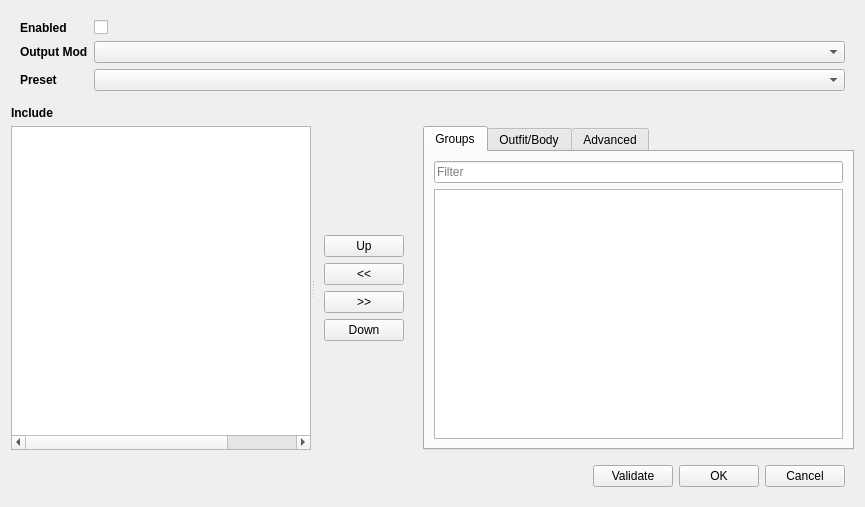
<?xml version="1.0" encoding="UTF-8"?>
<ui version="4.0">
 <class>EditBuild</class>
 <widget class="QDialog" name="EditBuild">
  <property name="geometry">
   <rect>
    <x>0</x>
    <y>0</y>
    <width>865</width>
    <height>507</height>
   </rect>
  </property>
  <property name="windowTitle">
   <string>BSBB - Edit Build</string>
  </property>
  <property name="modal">
   <bool>true</bool>
  </property>
  <layout class="QVBoxLayout" name="verticalLayout">
   <item>
    <widget class="QWidget" name="buildSettingsWidget" native="true">
     <property name="sizePolicy">
      <sizepolicy hsizetype="Preferred" vsizetype="Fixed">
       <horstretch>0</horstretch>
       <verstretch>0</verstretch>
      </sizepolicy>
     </property>
     <layout class="QFormLayout" name="buildSettingsLayout">
      <property name="fieldGrowthPolicy">
       <enum>QFormLayout::AllNonFixedFieldsGrow</enum>
      </property>
      <item row="0" column="0">
       <widget class="QLabel" name="enabledLabel">
        <property name="styleSheet">
         <string notr="true">font-weight: bold;</string>
        </property>
        <property name="text">
         <string>Enabled</string>
        </property>
       </widget>
      </item>
      <item row="0" column="1">
       <widget class="QCheckBox" name="enabledCheckBox">
        <property name="whatsThis">
         <string>Can disable rules you want to temporarily not use</string>
        </property>
       </widget>
      </item>
      <item row="1" column="0">
       <widget class="QLabel" name="outputModLabel">
        <property name="styleSheet">
         <string notr="true">font-weight: bold;</string>
        </property>
        <property name="text">
         <string>Output Mod</string>
        </property>
       </widget>
      </item>
      <item row="1" column="1">
       <widget class="QComboBox" name="outputModComboBox">
        <property name="whatsThis">
         <string>&lt;html&gt;&lt;head/&gt;&lt;body&gt;&lt;p&gt;Output mod to place the built meshes into. This can be the same across multiple builds.&lt;/p&gt;&lt;p&gt;If &amp;quot;Delete meshes pre-build&amp;quot; setting enabled, the meshes folder will be emptied before builds start running.&lt;/p&gt;&lt;/body&gt;&lt;/html&gt;</string>
        </property>
       </widget>
      </item>
      <item row="2" column="0">
       <widget class="QLabel" name="presetLabel">
        <property name="styleSheet">
         <string notr="true">font-weight: bold;</string>
        </property>
        <property name="text">
         <string>Preset</string>
        </property>
       </widget>
      </item>
      <item row="2" column="1">
       <widget class="QComboBox" name="presetComboBox">
        <property name="whatsThis">
         <string>&lt;html&gt;&lt;head/&gt;&lt;body&gt;&lt;p&gt;BodySlide Preset to use for this build.&lt;/p&gt;&lt;p&gt;NOTE: BSBB does not validate that you have selected a valid preset for the Outfits and Bodies you have included.&lt;/p&gt;&lt;/body&gt;&lt;/html&gt;</string>
        </property>
       </widget>
      </item>
     </layout>
    </widget>
   </item>
   <item>
    <widget class="QLabel" name="includeHeadingLabel">
     <property name="sizePolicy">
      <sizepolicy hsizetype="Preferred" vsizetype="Fixed">
       <horstretch>0</horstretch>
       <verstretch>0</verstretch>
      </sizepolicy>
     </property>
     <property name="styleSheet">
      <string notr="true">font-weight: bold;</string>
     </property>
     <property name="text">
      <string>Include</string>
     </property>
    </widget>
   </item>
   <item>
    <widget class="QSplitter" name="splitter">
     <property name="sizePolicy">
      <sizepolicy hsizetype="Expanding" vsizetype="Preferred">
       <horstretch>0</horstretch>
       <verstretch>0</verstretch>
      </sizepolicy>
     </property>
     <property name="frameShape">
      <enum>QFrame::NoFrame</enum>
     </property>
     <property name="midLineWidth">
      <number>0</number>
     </property>
     <property name="orientation">
      <enum>Qt::Horizontal</enum>
     </property>
     <property name="opaqueResize">
      <bool>true</bool>
     </property>
     <property name="childrenCollapsible">
      <bool>false</bool>
     </property>
     <widget class="QTreeWidget" name="includeTree">
      <property name="sizePolicy">
       <sizepolicy hsizetype="Expanding" vsizetype="Expanding">
        <horstretch>0</horstretch>
        <verstretch>0</verstretch>
       </sizepolicy>
      </property>
      <property name="minimumSize">
       <size>
        <width>300</width>
        <height>200</height>
       </size>
      </property>
      <property name="whatsThis">
       <string>&lt;html&gt;&lt;head/&gt;&lt;body&gt;&lt;p&gt;List of items to include / exclude from this build.&lt;/p&gt;&lt;p&gt;Outfits / Bodies that are:&lt;/p&gt;&lt;p&gt;&lt;span style=&quot; font-weight:600;&quot;&gt;Excluded&lt;/span&gt;: Will never be included in build. Order of these does not matter.&lt;/p&gt;&lt;p&gt;&lt;span style=&quot; font-weight:600;&quot;&gt;Included&lt;/span&gt;: Will be added to build, as long as not excluded, but can be filtered out by Keep / Remove. Order of these does not matter.&lt;/p&gt;&lt;p&gt;The following are processed in order top to bottom to filter alternatives out ideally down to a single entry per output mesh. Any that still have alternatives will show up when Validation runs checking for conflicts.&lt;/p&gt;&lt;p&gt;&lt;span style=&quot; font-weight:600;&quot;&gt;Keep&lt;/span&gt;: When alternative meshes exist in the included build list, keep will remove any that don't match, unless doing so will remove all.&lt;/p&gt;&lt;p&gt;&lt;span style=&quot; font-weight:600;&quot;&gt;Remove&lt;/span&gt;: When alternative meshes exist in the included build list, remove will remove any that match, unless doing so will remove all.&lt;/p&gt;&lt;/body&gt;&lt;/html&gt;</string>
      </property>
      <property name="selectionMode">
       <enum>QAbstractItemView::ExtendedSelection</enum>
      </property>
      <property name="selectionBehavior">
       <enum>QAbstractItemView::SelectRows</enum>
      </property>
      <property name="indentation">
       <number>5</number>
      </property>
      <property name="headerHidden">
       <bool>true</bool>
      </property>
      <attribute name="headerVisible">
       <bool>false</bool>
      </attribute>
      <column>
       <property name="text">
        <string>Icon</string>
       </property>
       <property name="textAlignment">
        <set>AlignTrailing|AlignVCenter</set>
       </property>
      </column>
      <column>
       <property name="text">
        <string>Name</string>
       </property>
      </column>
      <column>
       <property name="text">
        <string>Type</string>
       </property>
      </column>
      <column>
       <property name="text">
        <string>Uses</string>
       </property>
      </column>
     </widget>
     <widget class="QWidget" name="layoutWidget">
      <layout class="QHBoxLayout" name="horizontalLayout_2">
       <property name="spacing">
        <number>10</number>
       </property>
       <property name="sizeConstraint">
        <enum>QLayout::SetDefaultConstraint</enum>
       </property>
       <item>
        <widget class="QWidget" name="centerButtonsWidget" native="true">
         <property name="sizePolicy">
          <sizepolicy hsizetype="Fixed" vsizetype="Preferred">
           <horstretch>0</horstretch>
           <verstretch>0</verstretch>
          </sizepolicy>
         </property>
         <layout class="QVBoxLayout" name="centerButtonsLayout">
          <property name="sizeConstraint">
           <enum>QLayout::SetFixedSize</enum>
          </property>
          <item>
           <widget class="QPushButton" name="upButton">
            <property name="sizePolicy">
             <sizepolicy hsizetype="Preferred" vsizetype="Fixed">
              <horstretch>0</horstretch>
              <verstretch>0</verstretch>
             </sizepolicy>
            </property>
            <property name="whatsThis">
             <string>&lt;html&gt;&lt;head/&gt;&lt;body&gt;&lt;p&gt;Move selected items in include list up/down.&lt;/p&gt;&lt;p&gt;NOTE: Only items under &amp;quot;Ordered by Priority&amp;quot; can be moved as other sections order doesn't matter so will just be displayed alphabetically&lt;/p&gt;&lt;/body&gt;&lt;/html&gt;</string>
            </property>
            <property name="text">
             <string>Up</string>
            </property>
            <property name="autoDefault">
             <bool>false</bool>
            </property>
           </widget>
          </item>
          <item>
           <widget class="QPushButton" name="addButton">
            <property name="sizePolicy">
             <sizepolicy hsizetype="Preferred" vsizetype="Fixed">
              <horstretch>0</horstretch>
              <verstretch>0</verstretch>
             </sizepolicy>
            </property>
            <property name="whatsThis">
             <string>&lt;html&gt;&lt;head/&gt;&lt;body&gt;&lt;p&gt;Adds selected Groups or Outfits/Bodies to list as Include + Keep matching alternatives.&lt;/p&gt;&lt;p&gt;You can change this after adding via the Advanced tab&lt;/p&gt;&lt;/body&gt;&lt;/html&gt;</string>
            </property>
            <property name="text">
             <string>&lt;&lt;</string>
            </property>
            <property name="autoDefault">
             <bool>false</bool>
            </property>
           </widget>
          </item>
          <item>
           <widget class="QPushButton" name="removeButton">
            <property name="sizePolicy">
             <sizepolicy hsizetype="Preferred" vsizetype="Fixed">
              <horstretch>0</horstretch>
              <verstretch>0</verstretch>
             </sizepolicy>
            </property>
            <property name="whatsThis">
             <string>Remove currently selected entries.</string>
            </property>
            <property name="text">
             <string>&gt;&gt;</string>
            </property>
            <property name="autoDefault">
             <bool>false</bool>
            </property>
           </widget>
          </item>
          <item>
           <widget class="QPushButton" name="downButton">
            <property name="sizePolicy">
             <sizepolicy hsizetype="Preferred" vsizetype="Fixed">
              <horstretch>0</horstretch>
              <verstretch>0</verstretch>
             </sizepolicy>
            </property>
            <property name="whatsThis">
             <string>&lt;html&gt;&lt;head/&gt;&lt;body&gt;&lt;p&gt;Move selected items in include list up/down.&lt;/p&gt;&lt;p&gt;NOTE: Only items under &amp;quot;Ordered by Priority&amp;quot; can be moved as other sections order doesn't matter so will just be displayed alphabetically&lt;/p&gt;&lt;/body&gt;&lt;/html&gt;</string>
            </property>
            <property name="text">
             <string>Down</string>
            </property>
            <property name="autoDefault">
             <bool>false</bool>
            </property>
           </widget>
          </item>
         </layout>
        </widget>
       </item>
       <item>
        <widget class="QTabWidget" name="tabWidget">
         <property name="enabled">
          <bool>true</bool>
         </property>
         <property name="sizePolicy">
          <sizepolicy hsizetype="Preferred" vsizetype="Expanding">
           <horstretch>0</horstretch>
           <verstretch>0</verstretch>
          </sizepolicy>
         </property>
         <property name="currentIndex">
          <number>0</number>
         </property>
         <widget class="QWidget" name="groupsTab">
          <attribute name="title">
           <string>Groups</string>
          </attribute>
          <layout class="QVBoxLayout" name="verticalLayout_3">
           <item>
            <widget class="QLineEdit" name="groupFilter">
             <property name="sizePolicy">
              <sizepolicy hsizetype="Preferred" vsizetype="Fixed">
               <horstretch>0</horstretch>
               <verstretch>0</verstretch>
              </sizepolicy>
             </property>
             <property name="inputMethodHints">
              <set>Qt::ImhNone</set>
             </property>
             <property name="placeholderText">
              <string>Filter</string>
             </property>
             <property name="clearButtonEnabled">
              <bool>true</bool>
             </property>
            </widget>
           </item>
           <item>
            <widget class="QListWidget" name="groupList">
             <property name="sizePolicy">
              <sizepolicy hsizetype="Preferred" vsizetype="Expanding">
               <horstretch>0</horstretch>
               <verstretch>0</verstretch>
              </sizepolicy>
             </property>
             <property name="editTriggers">
              <set>QAbstractItemView::NoEditTriggers</set>
             </property>
             <property name="selectionMode">
              <enum>QAbstractItemView::ExtendedSelection</enum>
             </property>
             <property name="horizontalScrollMode">
              <enum>QAbstractItemView::ScrollPerPixel</enum>
             </property>
            </widget>
           </item>
          </layout>
         </widget>
         <widget class="QWidget" name="slidersetTab">
          <attribute name="title">
           <string>Outfit/Body</string>
          </attribute>
          <layout class="QVBoxLayout" name="verticalLayout_4">
           <item>
            <widget class="QLineEdit" name="sliderSetFilter">
             <property name="sizePolicy">
              <sizepolicy hsizetype="Expanding" vsizetype="Fixed">
               <horstretch>0</horstretch>
               <verstretch>0</verstretch>
              </sizepolicy>
             </property>
             <property name="placeholderText">
              <string>Filter</string>
             </property>
            </widget>
           </item>
           <item>
            <widget class="QListWidget" name="sliderSetList">
             <property name="sizePolicy">
              <sizepolicy hsizetype="Preferred" vsizetype="Expanding">
               <horstretch>0</horstretch>
               <verstretch>0</verstretch>
              </sizepolicy>
             </property>
             <property name="horizontalScrollBarPolicy">
              <enum>Qt::ScrollBarAsNeeded</enum>
             </property>
             <property name="editTriggers">
              <set>QAbstractItemView::NoEditTriggers</set>
             </property>
             <property name="selectionMode">
              <enum>QAbstractItemView::ExtendedSelection</enum>
             </property>
             <property name="horizontalScrollMode">
              <enum>QAbstractItemView::ScrollPerPixel</enum>
             </property>
             <property name="wordWrap">
              <bool>false</bool>
             </property>
             <property name="selectionRectVisible">
              <bool>false</bool>
             </property>
            </widget>
           </item>
           <item>
            <widget class="QCheckBox" name="autoFilterCheckBox">
             <property name="sizePolicy">
              <sizepolicy hsizetype="Fixed" vsizetype="Fixed">
               <horstretch>0</horstretch>
               <verstretch>0</verstretch>
              </sizepolicy>
             </property>
             <property name="whatsThis">
              <string>&lt;html&gt;&lt;head/&gt;&lt;body&gt;&lt;p&gt;Filter's out any Outfits / Bodies that already exist in groups assigned in include list.&lt;/p&gt;&lt;p&gt;Note: Filters out even if group assigned as Exclude.&lt;/p&gt;&lt;/body&gt;&lt;/html&gt;</string>
             </property>
             <property name="text">
              <string>Auto filter out Outfits and Bodies that already included via Groups</string>
             </property>
             <property name="checked">
              <bool>true</bool>
             </property>
            </widget>
           </item>
          </layout>
         </widget>
         <widget class="QWidget" name="advancedTab">
          <attribute name="title">
           <string>Advanced</string>
          </attribute>
          <layout class="QVBoxLayout" name="verticalLayout_5">
           <item>
            <widget class="QWidget" name="widget" native="true">
             <property name="sizePolicy">
              <sizepolicy hsizetype="MinimumExpanding" vsizetype="Fixed">
               <horstretch>0</horstretch>
               <verstretch>0</verstretch>
              </sizepolicy>
             </property>
             <layout class="QFormLayout" name="advancedFormLayout">
              <property name="sizeConstraint">
               <enum>QLayout::SetDefaultConstraint</enum>
              </property>
              <property name="labelAlignment">
               <set>Qt::AlignRight|Qt::AlignTrailing|Qt::AlignVCenter</set>
              </property>
              <item row="0" column="0">
               <widget class="QLabel" name="typeLabel">
                <property name="styleSheet">
                 <string notr="true">font-weight: bold;</string>
                </property>
                <property name="text">
                 <string>Type</string>
                </property>
                <property name="buddy">
                 <cstring></cstring>
                </property>
               </widget>
              </item>
              <item row="0" column="1">
               <widget class="QComboBox" name="typeComboBox">
                <property name="whatsThis">
                 <string>&lt;html&gt;&lt;head/&gt;&lt;body&gt;&lt;p&gt;Defines what the following field is referencing.&lt;/p&gt;&lt;/body&gt;&lt;/html&gt;</string>
                </property>
                <item>
                 <property name="text">
                  <string>Group</string>
                 </property>
                </item>
                <item>
                 <property name="text">
                  <string>Source</string>
                 </property>
                </item>
                <item>
                 <property name="text">
                  <string>Outfit / Body</string>
                 </property>
                </item>
                <item>
                 <property name="text">
                  <string>Outfit / Body Contains</string>
                 </property>
                </item>
                <item>
                 <property name="text">
                  <string>Outfit / Body Regex</string>
                 </property>
                </item>
               </widget>
              </item>
              <item row="1" column="0">
               <widget class="QLabel" name="valueLabel">
                <property name="minimumSize">
                 <size>
                  <width>50</width>
                  <height>0</height>
                 </size>
                </property>
                <property name="maximumSize">
                 <size>
                  <width>16777215</width>
                  <height>16777215</height>
                 </size>
                </property>
                <property name="styleSheet">
                 <string notr="true">font-weight: bold;</string>
                </property>
                <property name="text">
                 <string>Value</string>
                </property>
                <property name="alignment">
                 <set>Qt::AlignRight|Qt::AlignTrailing|Qt::AlignVCenter</set>
                </property>
               </widget>
              </item>
              <item row="1" column="1">
               <widget class="QLineEdit" name="valueLineEdit">
                <property name="sizePolicy">
                 <sizepolicy hsizetype="Preferred" vsizetype="Fixed">
                  <horstretch>0</horstretch>
                  <verstretch>0</verstretch>
                 </sizepolicy>
                </property>
                <property name="whatsThis">
                 <string>&lt;html&gt;&lt;head/&gt;&lt;body&gt;&lt;p&gt;Depending on Type the value should be:&lt;/p&gt;&lt;p&gt;&lt;span style=&quot; font-weight:600;&quot;&gt;Group&lt;/span&gt;: Exact name of group to match. Case insensitive.&lt;/p&gt;&lt;p&gt;&lt;span style=&quot; font-weight:600;&quot;&gt;Source&lt;/span&gt;: File name excluding path, of the file that either added the Outfit / Body (.osp) or that included it in group assignments (.xml). Doesn't filter based on what group it was assigned to in the XML just that it was assigned to a group in that XML.&lt;/p&gt;&lt;p&gt;&lt;span style=&quot; font-weight:600;&quot;&gt;Outfit / Body&lt;/span&gt;: Exact name of an Outfit / Body. Case insensitive.&lt;/p&gt;&lt;p&gt;&lt;span style=&quot; font-weight:600;&quot;&gt;Outfit / Body Contains&lt;/span&gt;: Adds any outfit that contains the entered text anywhere in it's name. Case insensitive.&lt;/p&gt;&lt;p&gt;&lt;span style=&quot; font-weight:600;&quot;&gt;Outfit / Body Regex&lt;/span&gt;: Enter a regular expression that will be matched against Outfit / Body names. Case insensitive.&lt;br/&gt;&lt;/p&gt;&lt;/body&gt;&lt;/html&gt;</string>
                </property>
                <property name="frame">
                 <bool>true</bool>
                </property>
               </widget>
              </item>
              <item row="2" column="0">
               <widget class="QLabel" name="useLabel">
                <property name="styleSheet">
                 <string notr="true">font-weight: bold;</string>
                </property>
                <property name="text">
                 <string>Use</string>
                </property>
               </widget>
              </item>
              <item row="2" column="1">
               <widget class="QComboBox" name="useComboBox">
                <property name="toolTip">
                 <string/>
                </property>
                <property name="whatsThis">
                 <string>&lt;html&gt;&lt;head/&gt;&lt;body&gt;&lt;p&gt;&lt;span style=&quot; font-weight:600;&quot;&gt;Exclude&lt;/span&gt;: Will exclude out-right any matching&lt;br/&gt;&lt;span style=&quot; font-weight:600;&quot;&gt;Include&lt;/span&gt;: Will add all matching to build.&lt;/p&gt;&lt;p&gt;Filtering then happens on any meshes that have included multiple alternatives.&lt;br/&gt;Filtering happens in order top to bottom until either only 1 alternatives left or no more entries.&lt;br/&gt;Filtering will NEVER remove all alternatives.&lt;/p&gt;&lt;p&gt;&lt;span style=&quot; font-weight:600;&quot;&gt;Keep&lt;/span&gt;: As long as at least 1 alternitive matches will remove unmatching.&lt;br/&gt;&lt;span style=&quot; font-weight:600;&quot;&gt;Remove&lt;/span&gt;: As long as 1 alternative doesn't match will remove matching.&lt;/p&gt;&lt;/body&gt;&lt;/html&gt;</string>
                </property>
                <item>
                 <property name="text">
                  <string extracomment="Comment test">Include + Keep matching alternatives</string>
                 </property>
                </item>
                <item>
                 <property name="text">
                  <string>Keep matching alternatives</string>
                 </property>
                </item>
                <item>
                 <property name="text">
                  <string>Remove matching alternatives</string>
                 </property>
                </item>
                <item>
                 <property name="text">
                  <string>Include Only</string>
                 </property>
                </item>
                <item>
                 <property name="text">
                  <string>Exclude</string>
                 </property>
                </item>
               </widget>
              </item>
             </layout>
            </widget>
           </item>
           <item>
            <widget class="QWidget" name="advancedButtonsWidget" native="true">
             <property name="sizePolicy">
              <sizepolicy hsizetype="Preferred" vsizetype="Fixed">
               <horstretch>0</horstretch>
               <verstretch>0</verstretch>
              </sizepolicy>
             </property>
             <layout class="QHBoxLayout" name="advancedButtonsLayout">
              <item>
               <spacer name="horizontalSpacer_2">
                <property name="orientation">
                 <enum>Qt::Horizontal</enum>
                </property>
                <property name="sizeType">
                 <enum>QSizePolicy::Expanding</enum>
                </property>
                <property name="sizeHint" stdset="0">
                 <size>
                  <width>0</width>
                  <height>0</height>
                 </size>
                </property>
               </spacer>
              </item>
              <item>
               <widget class="QPushButton" name="newButton">
                <property name="sizePolicy">
                 <sizepolicy hsizetype="Fixed" vsizetype="Fixed">
                  <horstretch>0</horstretch>
                  <verstretch>0</verstretch>
                 </sizepolicy>
                </property>
                <property name="whatsThis">
                 <string>Add above as new entry</string>
                </property>
                <property name="text">
                 <string>New</string>
                </property>
               </widget>
              </item>
              <item>
               <widget class="QPushButton" name="applyAdvancedButton">
                <property name="sizePolicy">
                 <sizepolicy hsizetype="Fixed" vsizetype="Fixed">
                  <horstretch>0</horstretch>
                  <verstretch>0</verstretch>
                 </sizepolicy>
                </property>
                <property name="whatsThis">
                 <string>Update currently selected entry with above.</string>
                </property>
                <property name="text">
                 <string>Apply</string>
                </property>
               </widget>
              </item>
             </layout>
            </widget>
           </item>
           <item>
            <widget class="QGroupBox" name="previewGroupBox">
             <property name="title">
              <string>Preview of Matching</string>
             </property>
             <layout class="QVBoxLayout" name="verticalLayout_6">
              <item>
               <widget class="QListWidget" name="previewList">
                <property name="focusPolicy">
                 <enum>Qt::NoFocus</enum>
                </property>
                <property name="whatsThis">
                 <string>Displays Outfits / Bodies that match the above details.</string>
                </property>
                <property name="editTriggers">
                 <set>QAbstractItemView::NoEditTriggers</set>
                </property>
                <property name="selectionMode">
                 <enum>QAbstractItemView::NoSelection</enum>
                </property>
               </widget>
              </item>
             </layout>
            </widget>
           </item>
          </layout>
         </widget>
        </widget>
       </item>
      </layout>
     </widget>
    </widget>
   </item>
   <item>
    <widget class="QWidget" name="dialogButtonsWidget" native="true">
     <property name="sizePolicy">
      <sizepolicy hsizetype="Preferred" vsizetype="Fixed">
       <horstretch>0</horstretch>
       <verstretch>0</verstretch>
      </sizepolicy>
     </property>
     <layout class="QHBoxLayout" name="dialogButtonsLayout">
      <item>
       <spacer name="horizontalSpacer">
        <property name="orientation">
         <enum>Qt::Horizontal</enum>
        </property>
        <property name="sizeHint" stdset="0">
         <size>
          <width>40</width>
          <height>20</height>
         </size>
        </property>
       </spacer>
      </item>
      <item>
       <widget class="QPushButton" name="validateButton">
        <property name="whatsThis">
         <string>&lt;html&gt;&lt;head/&gt;&lt;body&gt;&lt;p&gt;Validates this build.&lt;/p&gt;&lt;p&gt;Note: Validatation includes any unsaved changes to build.&lt;/p&gt;&lt;/body&gt;&lt;/html&gt;</string>
        </property>
        <property name="text">
         <string>Validate</string>
        </property>
        <property name="autoDefault">
         <bool>false</bool>
        </property>
       </widget>
      </item>
      <item>
       <widget class="QPushButton" name="okButton">
        <property name="whatsThis">
         <string>Save build and close</string>
        </property>
        <property name="text">
         <string>OK</string>
        </property>
        <property name="autoDefault">
         <bool>false</bool>
        </property>
       </widget>
      </item>
      <item>
       <widget class="QPushButton" name="cancelButton">
        <property name="whatsThis">
         <string>Close without saving</string>
        </property>
        <property name="text">
         <string>Cancel</string>
        </property>
        <property name="autoDefault">
         <bool>false</bool>
        </property>
       </widget>
      </item>
     </layout>
    </widget>
   </item>
  </layout>
 </widget>
 <tabstops>
  <tabstop>enabledCheckBox</tabstop>
  <tabstop>outputModComboBox</tabstop>
  <tabstop>presetComboBox</tabstop>
  <tabstop>includeTree</tabstop>
  <tabstop>upButton</tabstop>
  <tabstop>addButton</tabstop>
  <tabstop>removeButton</tabstop>
  <tabstop>downButton</tabstop>
  <tabstop>tabWidget</tabstop>
  <tabstop>groupFilter</tabstop>
  <tabstop>groupList</tabstop>
  <tabstop>sliderSetFilter</tabstop>
  <tabstop>sliderSetList</tabstop>
  <tabstop>autoFilterCheckBox</tabstop>
  <tabstop>typeComboBox</tabstop>
  <tabstop>valueLineEdit</tabstop>
  <tabstop>useComboBox</tabstop>
  <tabstop>newButton</tabstop>
  <tabstop>applyAdvancedButton</tabstop>
  <tabstop>previewList</tabstop>
  <tabstop>validateButton</tabstop>
  <tabstop>okButton</tabstop>
  <tabstop>cancelButton</tabstop>
 </tabstops>
 <resources/>
 <connections>
  <connection>
   <sender>cancelButton</sender>
   <signal>clicked()</signal>
   <receiver>EditBuild</receiver>
   <slot>reject()</slot>
   <hints>
    <hint type="sourcelabel">
     <x>749</x>
     <y>516</y>
    </hint>
    <hint type="destinationlabel">
     <x>402</x>
     <y>272</y>
    </hint>
   </hints>
  </connection>
  <connection>
   <sender>okButton</sender>
   <signal>clicked()</signal>
   <receiver>EditBuild</receiver>
   <slot>accept()</slot>
   <hints>
    <hint type="sourcelabel">
     <x>668</x>
     <y>516</y>
    </hint>
    <hint type="destinationlabel">
     <x>402</x>
     <y>272</y>
    </hint>
   </hints>
  </connection>
 </connections>
</ui>
